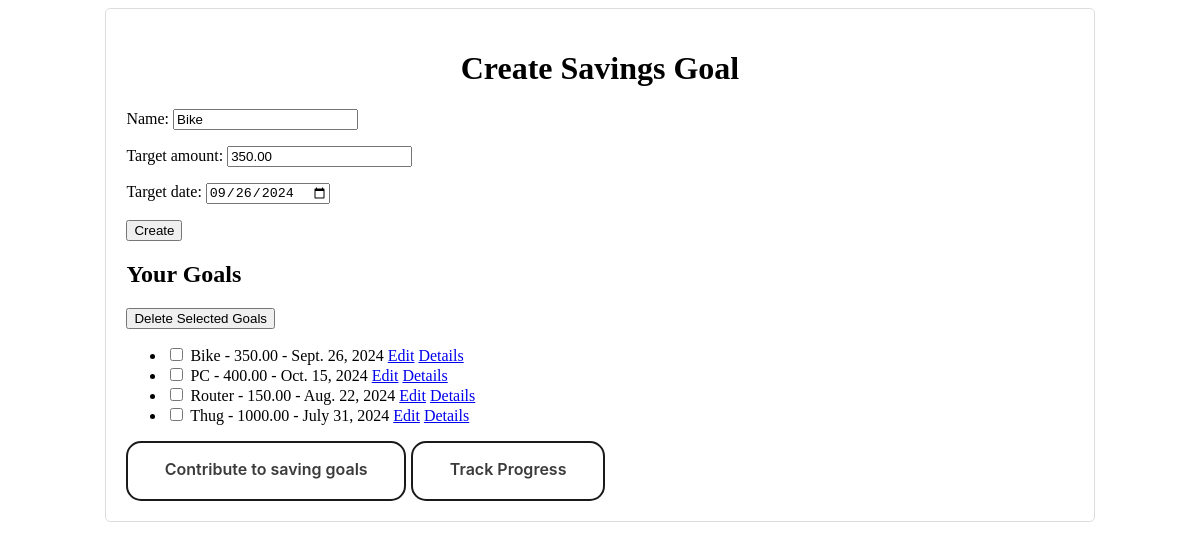
Screenshot of /manage-goal/15/ (signed in) with the database file from the repository.
### registration/models.py (models this page shows, shortened)
class SavingsGoal(models.Model):
    user = models.ForeignKey(User, on_delete=models.CASCADE, related_name='savings_goals')
    name = models.CharField(max_length=50)
    target_amount = models.DecimalField(max_digits=10, decimal_places=2)
    target_date = models.DateField()

### registration/views.py (the view)
# urls.py: path('manage-goal/<int:goal_id>/', views.manage_savings_goal, name='manage_savings_goal'), #the parameter(goal_id) name matches the view function
def manage_savings_goal(request, goal_id=None):
    if goal_id:
        goal = get_object_or_404(SavingsGoal, pk=goal_id)
    else:
        goal = None
    if request.method == 'POST':
        form = SavingsGoalForm(request.POST, instance=goal)
        if 'delete' in request.POST:
            if goal:
                goal.delete()
            return redirect('manage_savings_goal')  # Redirect to the list or create page
        if form.is_valid():
            savings_goal = form.save(commit=False)
            if goal is None:  # Only set the user if creating a new goal
                savings_goal.user = request.user
            savings_goal.save()
            return redirect('manage_savings_goal')  # Redirect to the list or create page
    else:
        form = SavingsGoalForm(instance=goal)
    goals = SavingsGoal.objects.filter(user=request.user)
    return render(request, 'savings_goals.html', {'form': form, 'goals': goals})

### registration/forms.py
class SavingsGoalForm(forms.ModelForm):
    class Meta:
        model = SavingsGoal
        fields = ['name', 'target_amount', 'target_date']
        widgets = {
            'target_date': forms.DateInput(attrs={'type': 'date'}),
        }

### registration/templates/savings_goals.html (shortened to what this page needs)
<!DOCTYPE html>
<html>
<head>
</head>
<body>
    <div class="container">
        <div class="header">
            <h1>{% if goal %}Edit{% else %}Create{% endif %} Savings Goal</h1>
        </div>
        <form method="post">
            {{ form.as_p }}
            {% if goal %}
                <button type="submit">Update</button>
            {% else %}
                <button type="submit">Create</button>
            {% endif %}
        </form>
        <h2>Your Goals</h2>
        <form method="post" action="{% url 'delete_goals' %}">
            <input type="submit" value="Delete Selected Goals" class="delete-button">
            <ul>
                {% for goal in goals %}
                <li>
                    <input type="checkbox" name="goals_to_delete" value="{{ goal.id }}">
                    {{ goal.name }} - {{ goal.target_amount }} - {{ goal.target_date }}
                    <a href="{% url 'manage_savings_goal' goal.id %}">Edit</a>
                    <a href="{% url 'goal_details' goal.id %}">Details</a>
                </li>
                {% endfor %}
            </ul>
        </form>
        <a href="{% url 'contribute' %}" id="button">Contribute to saving goals</a>
        <a href="{% url 'progress' %}" id="button">Track Progress</a>
    </div>
</body>
</html>

### registration/templates/savings_goals.html (style rules this page uses)
.container { width: 80%; margin: auto; padding: 20px; border: 1px solid #ddd; border-radius: 5px; }
.header { text-align: center; margin-bottom: 20px; }
#button { appearance: none; background-color: transparent; border: 0.125em solid #1A1A1A; border-radius: 0.9375em; box-sizing: border-box; color: #3B3B3B; cursor: pointer; display: inline-block; font-family: Roobert,-apple-system,BlinkMacSystemFont,"Segoe UI",Helvetica,Arial,sans-serif,"Apple Color Emoji","Segoe UI Emoji","Segoe UI Symbol"; font-size: 16px; font-weight: 600; line-height: normal; margin: 0; min-height: 3.75em; min-width: 0; outline: none; padding: 1em 2.3em; text-align: center; text-decoration: none; transition: all 300ms cubic-bezier(.23, 1, 0.32, 1); user-select: none; -webkit-user-select: none; touch-action: manipulation; will-change: transform; }

### rows the page displays
SavingsGoal: name "Bike", target_amount "350.00", target_date "09/26/2024", target_date "Sept. 26, 2024"
SavingsGoal: name "PC", target_amount "400.00", target_date "Oct. 15, 2024"
SavingsGoal: name "Router", target_amount "150.00", target_date "Aug. 22, 2024"
SavingsGoal: name "Thug", target_amount "1000.00", target_date "July 31, 2024"
